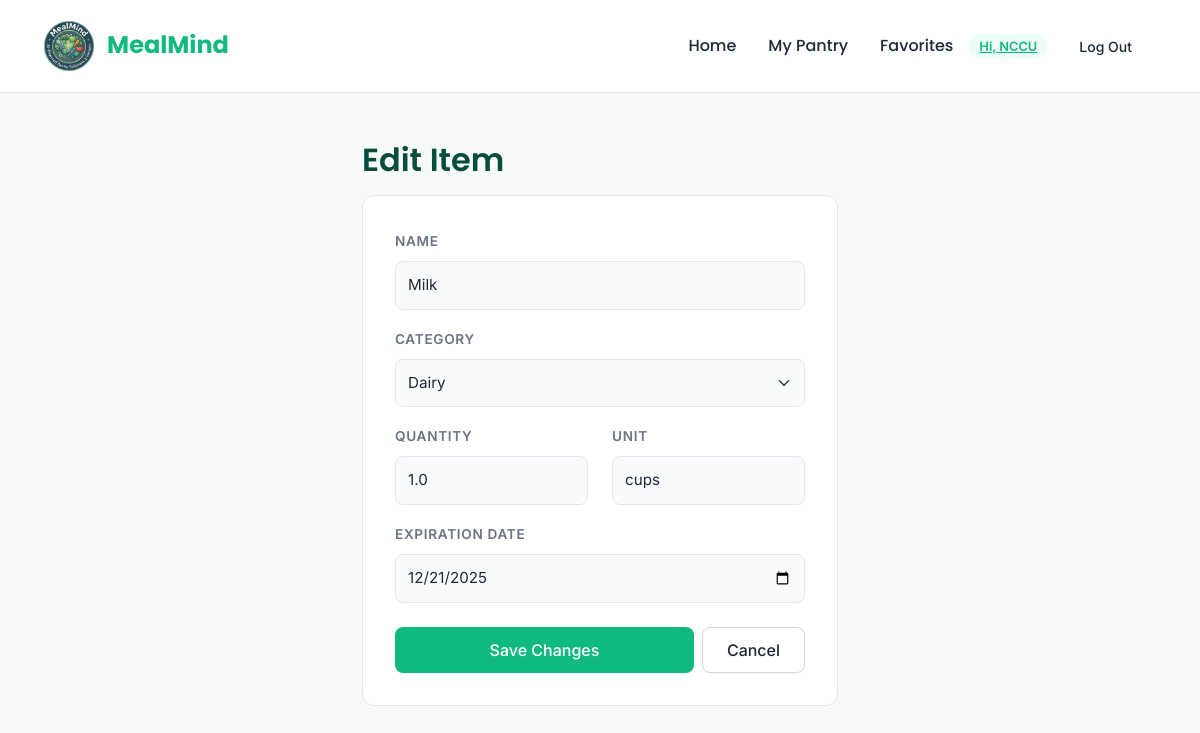
/pantry/edit/4 (signed in), run on the app's committed database.
### app/models.py (models this page shows, shortened)
class User(UserMixin, db.Model):
    __tablename__ = "users"
    id = db.Column(db.Integer, primary_key=True)
    username = db.Column(db.String(150), unique=True, nullable=False)
    email = db.Column(db.String, unique=True, nullable=False)
    password = db.Column(db.String, nullable=False)
    created_on = db.Column(db.DateTime, nullable=False)
    is_admin = db.Column(db.Boolean, nullable=False, default=False)
    is_confirmed = db.Column(db.Boolean, nullable=False, default=False)
    confirmed_on = db.Column(db.DateTime, nullable=True)
    allergies = db.Column(db.JSON, nullable=True)

class PantryItem(db.Model):
    __tablename__ = "pantry_items"
    id = db.Column(db.Integer, primary_key=True)
    name = db.Column(db.String(100), nullable=False)
    category_id = db.Column(db.Integer, db.ForeignKey('categories.id'), nullable=False)
    user_id = db.Column(db.Integer, db.ForeignKey('users.id'), nullable=True)
    quantity = db.Column(db.Float, nullable=True)
    unit = db.Column(db.String(50), nullable=True)  # e.g., "lbs", "cups", "pieces"
    expiration_date = db.Column(db.Date, nullable=True)
    category = db.relationship('PantryCategory', backref='items')
    user = db.relationship('User', backref=db.backref('pantry_items', lazy='dynamic'))

class PantryCategory(db.Model):
    __tablename__ = "categories"
    id = db.Column(db.Integer, primary_key=True)
    name = db.Column(db.String(100), nullable=False)
    parent_id = db.Column(db.Integer, db.ForeignKey('categories.id'), nullable=True)
    parent = db.relationship('PantryCategory', remote_side=[id], backref='subcategories')

### app/routes.py (the view, shortened to what this page needs)
@routes_bp.route("/pantry/edit/<int:item_id>", methods=["GET", "POST"])
@login_required
def edit_item(item_id):
    from .models import PantryItem, PantryCategory
    item = PantryItem.query.get_or_404(item_id)
    if item.user_id != current_user.id and not getattr(current_user, 'is_admin', False):
        flash('Not authorized to edit this item.', 'danger')
        return redirect(url_for('routes.pantry'))
    categories = PantryCategory.query.order_by(PantryCategory.name).all()
    if request.method == 'GET':
        return render_template('pantry/edit_item.html', item=item, categories=categories)

### app/__init__.py (called while the page is built)
def create_app(config_class=DevelopmentConfig):
    app = Flask(__name__, template_folder='templates', static_folder='static')
    CORS(app)
    app.config.from_object(config_class)
    db.init_app(app)
    login_manager = LoginManager()
    login_manager.login_view = 'routes.login'
    login_manager.init_app(app)
    from .models import User
    @login_manager.user_loader
    def load_user(user_id):
        return User.query.get(int(user_id))
    mail = Mail()
    mail.init_app(app)
    import app as _app
    _app.mail = mail
    from .routes import routes_bp
    app.register_blueprint(routes_bp)
    return app

### app/templates/pantry/edit_item.html (shortened to what this page needs)
{% extends "home/base.html" %}
{% block content %}
<div class="row justify-content-center">
  <div class="col-md-6">
    <h2 class="mb-3">Edit Item</h2>
    <div class="card">
      <form method="post" action="{{ url_for('routes.edit_item', item_id=item.id) }}">
        <div class="mb-3">
          <label class="form-label" for="name">Name</label>
          <input id="name" name="name" class="form-control" value="{{ item.name }}" required>
        </div>
        <div class="mb-3">
          <label class="form-label" for="category_id">Category</label>
          <select id="category_id" name="category_id" class="form-select" required>
            {% for cat in categories %}
              <option value="{{ cat.id }}" {% if item.category_id == cat.id %}selected{% endif %}>{{ cat.name }}</option>
            {% endfor %}
          </select>
        </div>
        <div class="row">
            <div class="col-6 mb-3">
                <label class="form-label" for="quantity">Quantity</label>
                <input id="quantity" name="quantity" class="form-control" value="{{ item.quantity if item.quantity is not none else '' }}">
            </div>
            <div class="col-6 mb-3">
                <label class="form-label" for="unit">Unit</label>
                <input id="unit" name="unit" class="form-control" value="{{ item.unit }}">
            </div>
        </div>
        <div class="mb-4">
          <label class="form-label" for="expiration_date">Expiration Date</label>
          <input id="expiration_date" name="expiration_date" type="date" class="form-control" value="{{ item.expiration_date.isoformat() if item.expiration_date }}">
        </div>
        <div class="d-flex gap-2">
          <button class="btn btn-success flex-grow-1" type="submit">Save Changes</button>
          <a href="{{ url_for('routes.pantry') }}" class="btn btn-outline-secondary">Cancel</a>
        </div>
      </form>
    </div>
  </div>
</div>
{% endblock %}

### app/templates/home/base.html (shortened to what this page needs)
<!DOCTYPE html>
<html lang="en">
<head>
    <link href="https://cdn.jsdelivr.net/npm/bootstrap@5.3.2/dist/css/bootstrap.min.css" rel="stylesheet">
    <link rel="stylesheet" href="https://cdnjs.cloudflare.com/ajax/libs/font-awesome/6.4.0/css/all.min.css">
    <link rel="stylesheet" href="{{ url_for('static', filename='style.css') }}">
</head>
<body>
<nav class="navbar navbar-expand-lg sticky-top">
    <div class="container-fluid">
        <a class="navbar-brand" href="{{ url_for('routes.index') }}" style="font-family:'Poppins', sans-serif; color: #10b981; font-weight:700; font-size: 1.5rem;">
            <img src="{{ url_for('static', filename='images/logo.png') }}" class="nav-icon-img" alt="Icon">
            MealMind
        </a>
        <div class="collapse navbar-collapse justify-content-end" id="navbarNav">
            <ul class="navbar-nav align-items-center">
                <li class="nav-item">
                    <a class="nav-link" href="{{ url_for('routes.index') }}">Home</a>
                </li>
                {% if current_user.is_authenticated %}
                    <li class="nav-item">
                        <a class="nav-link" href="{{ url_for('routes.pantry') }}">My Pantry</a>
                    </li>
                    <li class="nav-item">
                        <a class="nav-link" href="{{ url_for('routes.favorites') }}">Favorites</a>
                    </li>
                    <li class="nav-item ms-2">
                        <a class="badge-custom" href="{{ url_for('routes.profile') }}">Hi, {{ current_user.username }}</a>
                    </li>
                    <li class="nav-item ms-2">
                        <a class="btn btn-sm btn-outline-secondary" href="{{ url_for('routes.logout') }}" style="border:none;">Log Out</a>
                    </li>
                {% endif %}
            </ul>
        </div>
    </div>
</nav>
<main class="py-5">
     <div class="container">
    {% block content %}{% endblock %}
    </div>
</main>
</body>
</html>

### app/static/style.css (style rules this page uses)
:root { --primary-green: #10b981; --hover-green: #059669; --bg-color: #f8faf9; --text-main: #1f2937; --text-muted: #6b7280; --card-bg: #ffffff; --border-radius: 12px; }
body { font-family: 'Inter', sans-serif; background-color: var(--bg-color); color: var(--text-main); line-height: 1.6; }
h1, h2, h3, h4, h5 { font-family: 'Poppins', sans-serif; color: #064e3b; font-weight: 600; }
.navbar { background-color: var(--card-bg) !important; border-bottom: 1px solid #e5e7eb; padding: 1rem 2rem; }
.nav-link { font-family: 'Poppins', sans-serif; font-weight: 500; color: var(--text-main) !important; margin-left: 1rem; transition: color 0.2s; }
.nav-icon-img { width: 50px; height: 50px; object-fit: contain; margin-right: 8px; vertical-align: middle; }
.container { max-width: 1000px; margin: 0 auto; }
.card, .control-panel, .recipe-card { background: var(--card-bg); border: 1px solid #e5e7eb; border-radius: var(--border-radius); padding: 2rem; box-shadow: none !important; margin-bottom: 1.5rem; }
.form-label { font-size: 0.85rem; font-weight: 600; text-transform: uppercase; letter-spacing: 0.05em; color: var(--text-muted); }
.form-control, .form-select, .pro-input { background-color: #f9fafb; border: 1px solid #e5e7eb; border-radius: 8px; padding: 12px; font-size: 0.95rem; color: var(--text-main); box-shadow: none !important; }
.btn { display: inline-flex; justify-content: center; align-items: center; text-align: center; border-radius: 8px; padding: 10px 24px; font-weight: 500; border: none; box-shadow: none; transition: background-color 0.2s; }
.btn-primary, .btn-success, .btn-primary-solid { background-color: var(--primary-green); color: white; }
.btn-outline-secondary { border: 1px solid #d1d5db; color: var(--text-main); }
.badge-custom { background-color: #ecfdf5; color: var(--primary-green); padding: 5px 10px; border-radius: 20px; font-size: 0.8rem; font-weight: 600; }

### data on the page
User: username "NCCU"
PantryItem: name "Milk", category_id "Dairy", quantity "1.0", unit "cups", expiration_date "12/21/2025"
